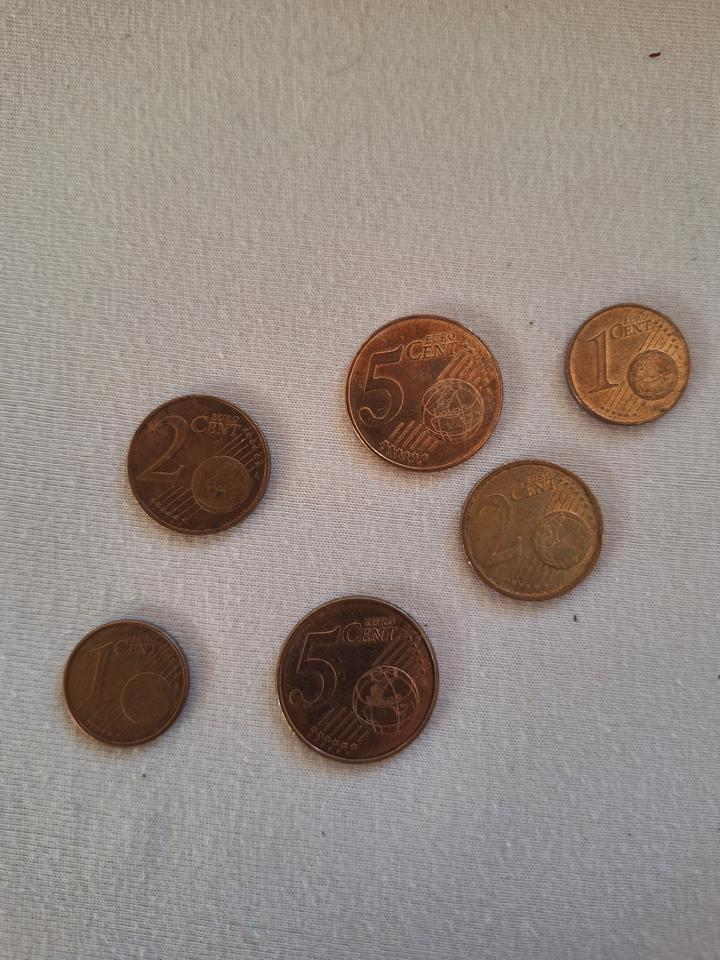
#> input picture Morphology/1/init/Data/Image2.jpg, 720 x 960 px
$ jupyter execute --allow-errors notebook.ipynb   (shell and % lines are left out)
#> lines starting #> are read from the running program, lines starting #| are printed output that depends on the picture; after the words box and inside, x2 and y2 are one past the last pixel; in counts of white or black regions, pixels touching at a corner belong together
<h1 align=center style="line-height:200%;font-family:vazir;color:#0099cc">
<font face="vazir" color="#0099cc">
شمارش سکه ها
</font>
</h1>

<p dir=rtl style="direction: rtl;text-align: justify;line-height:200%;font-family:vazir;font-size:medium">
<font face="vazir" size=3>
در این تمرین، فرآیندهای پیش‌پردازش بر روی تصاویری از سکه ها انجام می‌گیرد. این مراحل شامل:
<br>
۱- بارگذاری تصویر
<br>
۲- باینری سازی تصویر
<br>
۳- پیش پردازش تصویر و استفاده از تکنیکهای مورفولوژی
<br>
۴- شمارش سکه ها به کمک تکنیک کانتور یابی
</font>
</p>

---

<h2 align=right style="line-height:200%;font-family:vazir;color:#0099cc">
<font face="vazir" color="#0099cc">
وارد کردن کتابخانه‌های مورد نیاز
</font>
</h2>

<p dir=rtl style="direction: rtl;text-align: justify;line-height:200%;font-family:vazir;font-size:medium">
<font face="vazir" size=3>
در این بخش کتابخانه‌های مورد نیاز برای انجام تمرین را وارد می‌کنیم.
</font>
</p>

[cell 1]
import cv2
import numpy as np
import matplotlib.pyplot as plt

<h2 align=right style="line-height:200%;font-family:vazir;color:#0099cc">
<font face="vazir" color="#0099cc">
بارگذاری داده‌ها
</font>
</h2>
<p dir=rtl style="direction: rtl;text-align: justify;line-height:200%;font-family:vazir;font-size:medium">
<font face="vazir" size=3>
لطفا تصویر اول از داده هایی که در اختیار شما قرار گرفته است را بصورت رنگی بخوانید و سپس با اجرای سلول، آن را نمایش دهید.
</font>
</p>

[cell 2]
# read the Image1.jpg
img1 = cv2.imread("../Data/Image2.jpg")
#> img1 is the input picture: shape (960, 720, 3); mean B, G, R 130.6, 137.6, 149.1
plt.imshow(cv2.cvtColor(img1,cv2.COLOR_BGR2RGB))
plt.axis('off')
plt.show()

<h2 align=right style="line-height:200%;font-family:vazir;color:#0099cc">
<font face="vazir" color="#0099cc">
باینری سازی تصویر
</font>
</h2>
<p dir=rtl style="direction: rtl;text-align: justify;line-height:200%;font-family:vazir;font-size:medium">
<font face="vazir" size=3>
تصویر خوانده شده را ابتدا به سطح خاکستری تبدیل کنید و سپس آن را به کمک متد utso که پیش تر فراگرفته اید، باینری کنید.
</font>
</p>

[cell 3]
# Convert to grayscale
gray = cv2.cvtColor(img1, cv2.COLOR_BGR2GRAY)
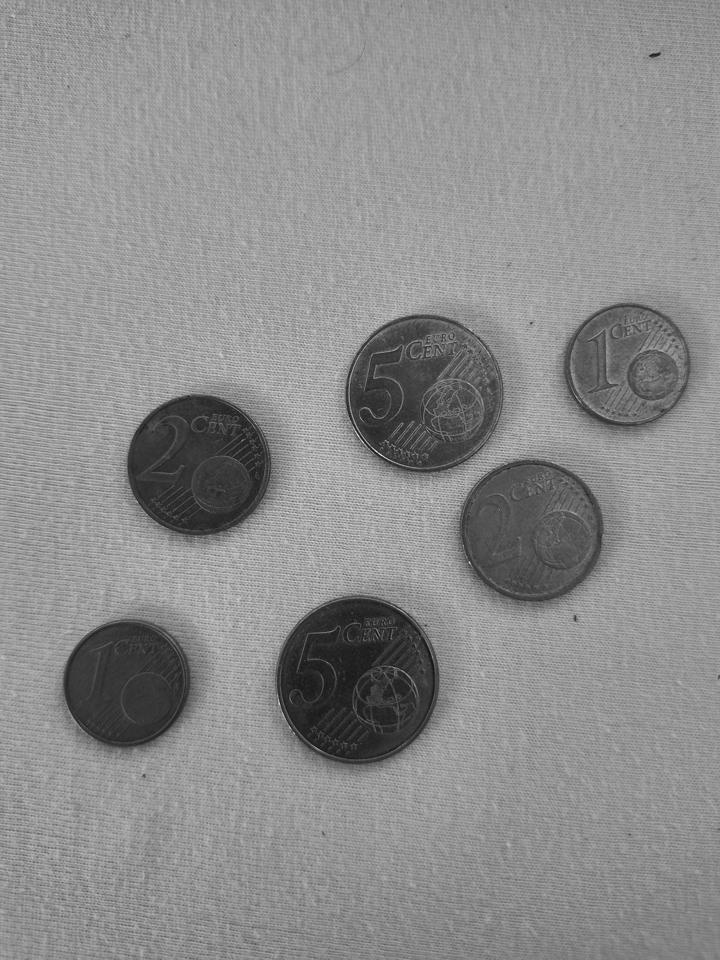
#> gray: shape (960, 720); min 6, max 230, mean 140.3
# Apply Otsu's thresholding
_, binary = cv2.threshold(gray, 0, 255, cv2.THRESH_BINARY_INV + cv2.THRESH_OTSU)
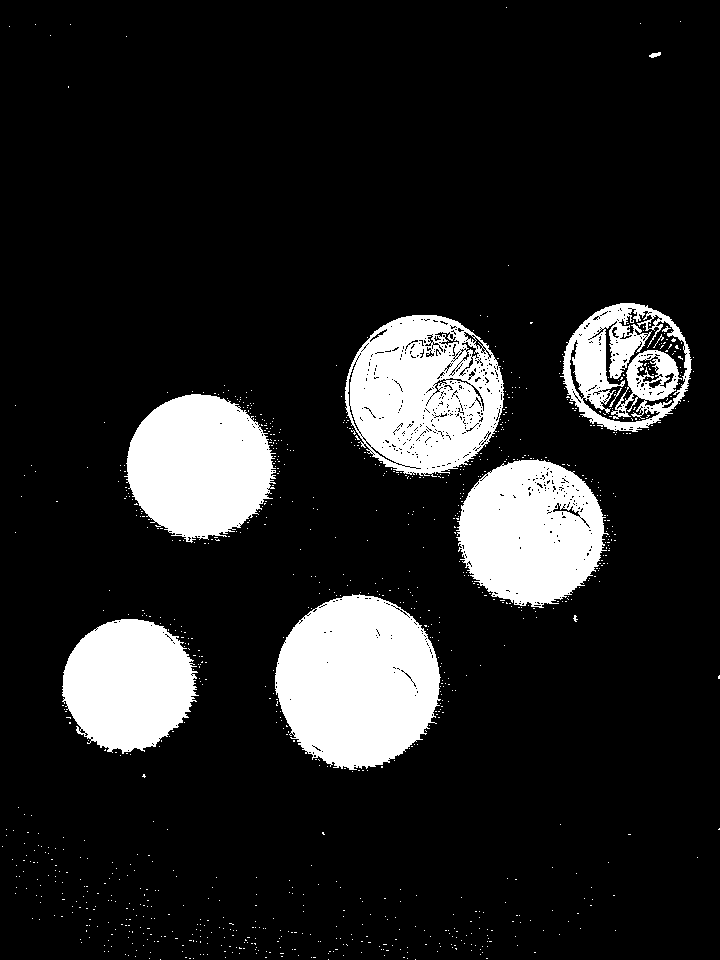
#> binary: shape (960, 720); 14% white; 991 white regions (981 under 20 px), largest, box (x1, y1, x2, y2) and area: (275, 594, 441, 770) 22109, (345, 315, 504, 477) 17845, (124, 394, 276, 543) 16422

plt.imshow(binary, cmap='gray')
plt.axis('off')
plt.show()

<h2 align=right style="line-height:200%;font-family:vazir;color:#0099cc">
<font face="vazir" color="#0099cc">
پیش پردازش تصویر
</font>
</h2>
<p dir=rtl style="direction: rtl;text-align: justify;line-height:200%;font-family:vazir;font-size:medium">
<font face="vazir" size=3>
در تصویر رسم شده سلول قبل، مقداری نویز در اطراف تصویر قابل مشاهده است، یکی از راه های برطرف کردن این نوع نویزها استفاده از عملیات مورفولوژیک نظیر فرسایش (Erosion) است.
لطفا در سلول زیر با کرنل تعریف شده تنها یک بار فرسایش را روی تصویر اعمال کنید.
</font>
</p>

[cell 4]
kernel = np.ones((3, 3), np.uint8)
# Apply Erosion technique to remove noise
eroded = cv2.erode(binary, kernel, iterations=1)
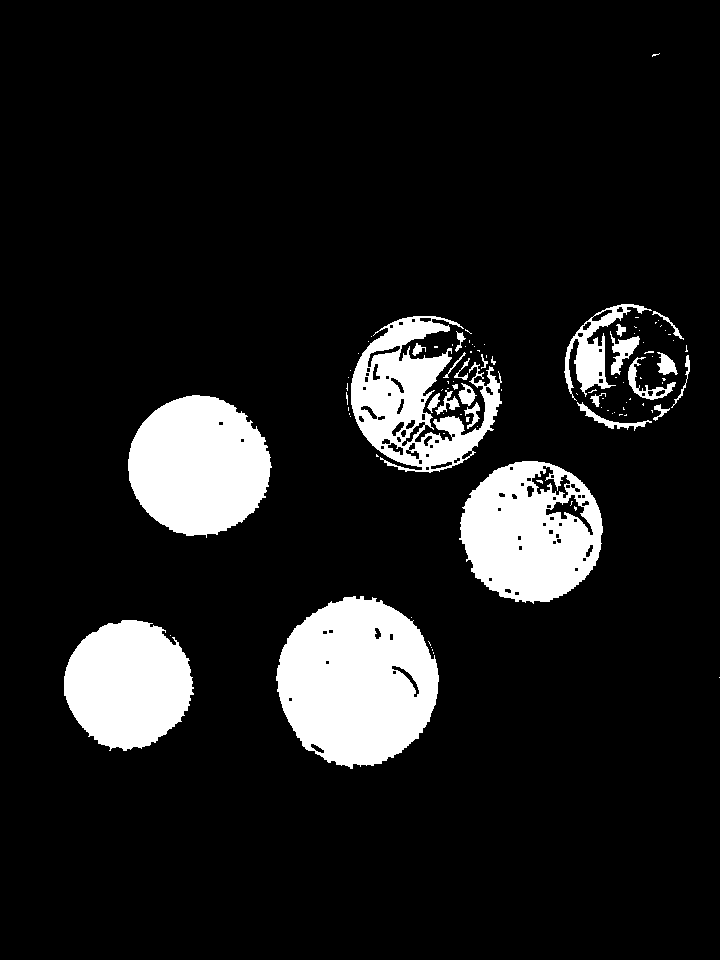
#> eroded: shape (960, 720); 11.6% white; 102 white regions (76 under 20 px), largest, box (x1, y1, x2, y2) and area: (276, 596, 439, 769) 20718, (128, 395, 272, 538) 15436, (459, 461, 603, 604) 14250


plt.imshow(eroded, cmap='gray')
plt.axis('off')
plt.show()

<h2 align=right style="line-height:200%;font-family:vazir;color:#0099cc">
<font face="vazir" color="#0099cc">
ادامه پیش پردازش تصویر
</font>
</h2>
<p dir=rtl style="direction: rtl;text-align: justify;line-height:200%;font-family:vazir;font-size:medium">
<font face="vazir" size=3>
نویز ها حذف شدند اما به دلیل یکسان نبودن نورپردازی تصویر و انجام عملیات فرسایش، پس از باینری سازی تصویر مشاهده میشود درون سکه ها به صورت کامل پر نشده است که این اتفاق باعث میشود نتوان به خوبی عملیات شمارش سکه ها را انجام داد بنابراین با استفاده از عملیات گسترش، سعی میکنیم درون سکه ها را پر کنیم. در سلول زیر روی تصویر فرسایش یافته (eroded) عملیات گسترش (dilation) را انجام دهید.
</font>
</p>

[cell 5]
kernel = np.ones((3, 3), np.uint8)
# Apply Dilation technique to fill coins
# Apply Dilation on `eroded` variable and make sure the iterations been 3 times
dilated = cv2.dilate(eroded, kernel, iterations=3)
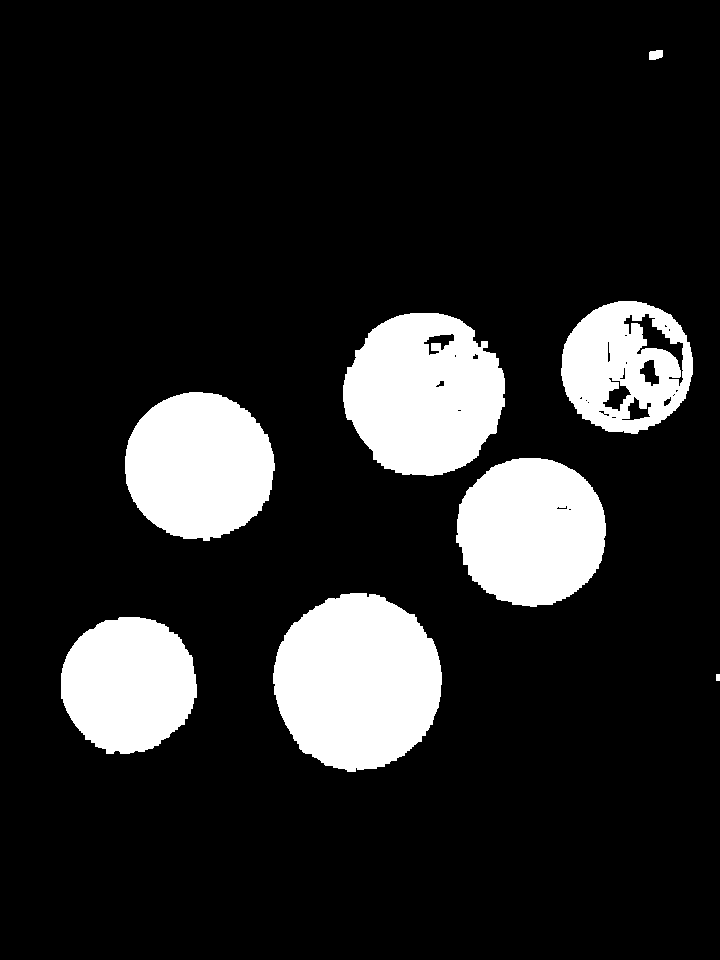
#> dilated: shape (960, 720); 15.1% white; 8 white regions


plt.imshow(dilated, cmap='gray')
plt.axis('off')
plt.show()

<h2 align=right style="line-height:200%;font-family:vazir;color:#0099cc">
<font face="vazir" color="#0099cc">
شمارش سکه ها
</font>
</h2>
<p dir=rtl style="direction: rtl;text-align: justify;line-height:200%;font-family:vazir;font-size:medium">
<font face="vazir" size=3>
پس از پایان عملیات پیش پردازش حال نوبت انجام عملیات اصلی یعنی شمارش سکه هاست. این کار را به کمک کانتوریابی انجام میدهیم. در ادامه فصل مورفولوژی بیشتر با این عملیات آشنا خواهیم شد و درسنامه آن را مطالعه خواهید کرد.

کانتور در واقع مرزهای خارجی تصویر می‌باشد. یعنی منحنی‌های پیوسته‌ای هستند که مرز کامل یک جسم را پوشش می‌دهند.ه رچه الگوریتم های پردازش تصویر در زمینه یافتن کانتور تصویر دقیق‌تر باشند این منحنی بسته به لبه‌های خارجی اشیا در تصویر نزدیک‌تر هست.

از آنجا که خیلی با مبحث کانتورها آشنایی ندارید کد این قسمت بصورت آماده در سلول زیر آماده است فقط این را بدانید. از آنجا که هنوز ممکن است سکه ها بطور کامل پر نشده باشند متد پیدا کردن کانتور را طوری تعریف کرده ایم که برای عملیات کانتوریابی مرز خارجی اشیا را در نظر بگیرد.
</font>
</p>

[cell 6]
# Find contours (only external ones)
contours, _ = cv2.findContours(dilated, cv2.RETR_EXTERNAL, cv2.CHAIN_APPROX_SIMPLE)
#> contours = 8 contours, 1 with area under 20; largest, box (x1, y1, x2, y2) and area: (273, 593, 442, 772) 22996, (343, 313, 505, 476) 20110, (456, 458, 606, 607) 17308, (125, 392, 275, 541) 17067, (61, 617, 197, 754) 14298, (561, 301, 693, 434) 13454, (649, 50, 663, 60) 100

# Filter contours by area to remove noise (we only select those contours which their area is more than 4000)
min_area = 4000  # Adjust this based on your coin size
filtered_contours = [cnt for cnt in contours if cv2.contourArea(cnt) > min_area]
#> filtered_contours = 6 contours; box (x1, y1, x2, y2) and area: (273, 593, 442, 772) 22996, (343, 313, 505, 476) 20110, (456, 458, 606, 607) 17308, (125, 392, 275, 541) 17067, (61, 617, 197, 754) 14298, (561, 301, 693, 434) 13454

print ('Number of Coins: ', len(filtered_contours))
#| Number of Coins:  6

<h2 align=right style="line-height:200%;font-family:vazir;color:#0099cc">
<font face="vazir" color="#0099cc">
!ببینیم چیشد
</font>
</h2>
<p dir=rtl style="direction: rtl;text-align: justify;line-height:200%;font-family:vazir;font-size:medium">
<font face="vazir" size=3>
برای اینکه ببینیم چگونه به نتیجه درست رسیدیم، سلول زیر را اجرا کنید. در واقع با روش کانتورینگ سعی کردیم، کانتورهایی که مساحت آنها از 4000 بیشتر بود را فیلتر کنیم و نمایش دهیم که این اتفاق باعث شد سکه ها پیدا شوند.
</font>
</p>

[cell 7]
contour_image = img1.copy()
cv2.drawContours(contour_image, filtered_contours, -1, (0, 255, 0), 2)  # Outline
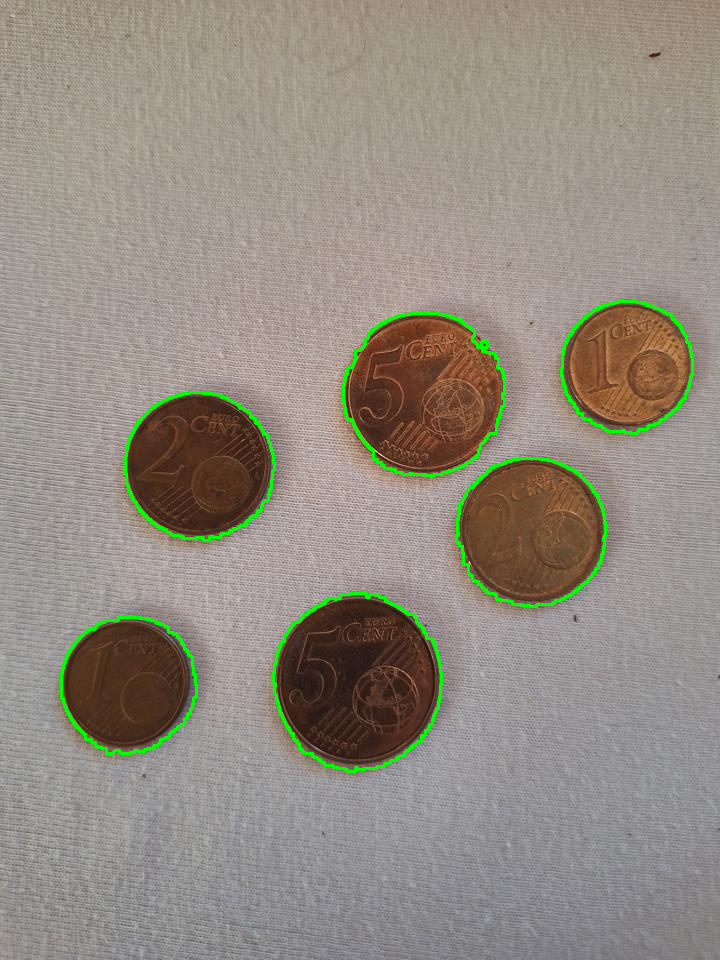
#> contour_image: shape (960, 720, 3); 1.45% of pixels changed, all inside (x1, y1, x2, y2) = (60, 300, 694, 773)
# cv2.drawContours(contour_image, filtered_contours, -1, (0, 255, 0), thickness=cv2.FILLED)  # Fill

# Show results
plt.subplot(1, 2, 1)
plt.imshow(binary, cmap='gray')
plt.title('Binary Image')

plt.subplot(1, 2, 2)
plt.imshow(cv2.cvtColor(contour_image, cv2.COLOR_BGR2RGB))
plt.title('Detected Coins')

plt.show()
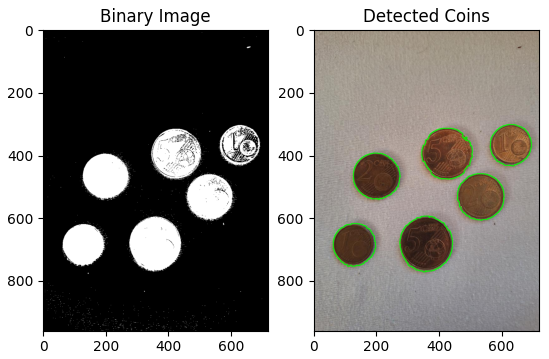
#> figure drawn by matplotlib, 2 panels

<h2 align=right style="line-height:200%;font-family:vazir;color:#0099cc">
<font face="vazir" color="#0099cc">
!تابعش کنیم
</font>
</h2>
<p dir=rtl style="direction: rtl;text-align: justify;line-height:200%;font-family:vazir;font-size:medium">
<font face="vazir" size=3>
لطفا قسمت های مهم سلول های قبل یعنی باینری سازی، فرسایش و گسترش و پیدا کردن کانتور ها را در تابع زیر پیاده سازی کنید تا تصویر در ورودی دریافت کرده و تعداد سکه های موجود در تصویر را برگرداند.
</font>
</p>

[cell 8]
def coin_counter(img):
    gray = cv2.cvtColor(img, cv2.COLOR_BGR2GRAY)

    _, binary = cv2.threshold(
        gray, 0, 255, cv2.THRESH_BINARY_INV + cv2.THRESH_OTSU
    )

    kernel = np.ones((3, 3), np.uint8)
    eroded = cv2.erode(binary, kernel, iterations=1)
    dilated = cv2.dilate(eroded, kernel, iterations=3)

    contours, _ = cv2.findContours(
        dilated, cv2.RETR_EXTERNAL, cv2.CHAIN_APPROX_SIMPLE
    )

    filtered = [c for c in contours if cv2.contourArea(c) > 4000]
#> filtered has the same summary as filtered_contours outside coin_counter
    return len(filtered)

<h2 align=right style="line-height:200%;font-family:vazir;color:#0099cc">
<font face="vazir" color="#0099cc">
تست تابع
</font>
</h2>
<p dir=rtl style="direction: rtl;text-align: justify;line-height:200%;font-family:vazir;font-size:medium">
<font face="vazir" size=3>
تصویر دوم موجود در داده های اولیه را به خورد تابعی که نوشتید بدهید و ببینید خروجی تابع صحیح هست یا خیر.
</font>
</p>

[cell 9]
img2 = cv2.imread("../Data/Image2.jpg")
plt.imshow(cv2.cvtColor(img2,cv2.COLOR_BGR2RGB))
plt.axis('off')
plt.show()
num_coins = coin_counter(img2)
#> num_coins = 6
print(num_coins)
#| 6

<h2 align=right style="line-height:200%;font-family:vazir;color:#0099cc">
<font face="vazirmatn" color="#0099cc">
<b>سلول جواب‌ساز</b>
</font>
</h2>

<p dir=rtl style="direction: rtl; text-align: justify; line-height:200%; font-family:vazir; font-size:medium">
<font face="vazirmatn" size=3>
    برای ساخته‌شدن فایل <code>result.zip</code> سلول زیر را اجرا کنید. توجه داشته باشید که پیش از اجرای سلول زیر تغییرات اعمال شده در نت‌بوک را ذخیره کرده باشید (<code>ctrl+s</code>) تا در صورت نیاز به پشتیبانی امکان بررسی کد شما وجود داشته باشد.
</font>
</p>

[cell 10]
import zipfile
from inspect import getsource

def compress(file_names):
    print("File Paths:")
    print(file_names)
    compression = zipfile.ZIP_DEFLATED
    with zipfile.ZipFile("result.zip", mode="w") as zf:
        for file_name in file_names:
            zf.write('./' + file_name, file_name, compress_type=compression)

imp = """
import cv2
import numpy as np
"""


file_names = ["coin_counter.py", "notebook.ipynb"]
#> (the rest of this cell did not finish here and is left out)

$ run again, with Morphology/1/init/Data/Image1.jpg copied over Morphology/1/init/Data/Image2.jpg
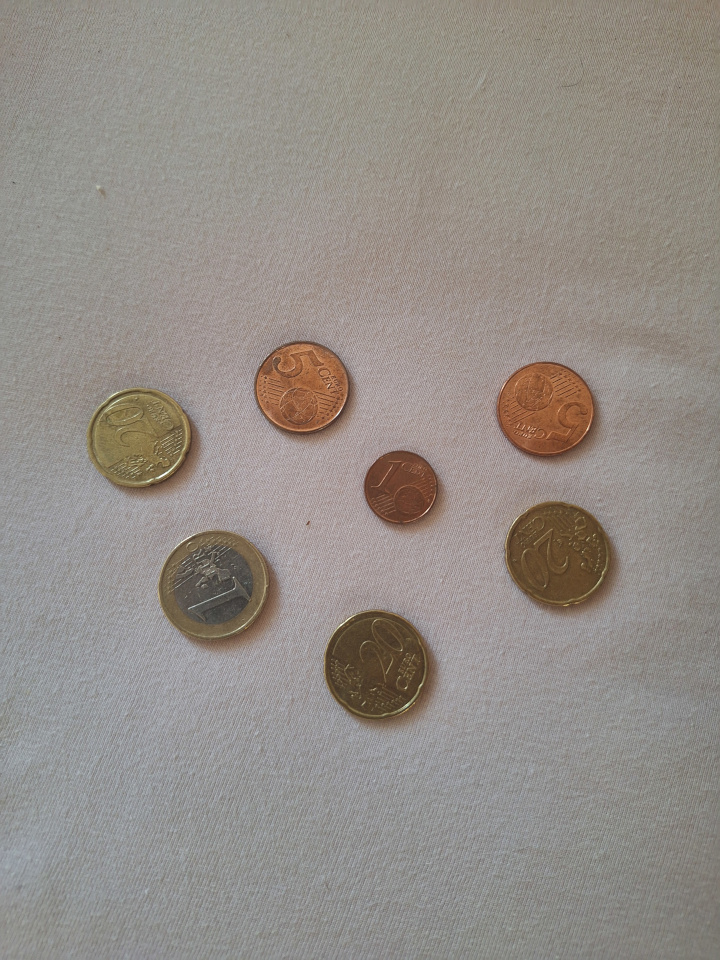
#> input picture Morphology/1/init/Data/Image1.jpg, 720 x 960 px
#> img1 is the input picture: shape (960, 720, 3); mean B, G, R 135.6, 141.4, 147.6
#> `_, binary = cv2.threshold(gray, 0, 255, cv2.THRESH_BINARY_INV + cv2.TH..`:
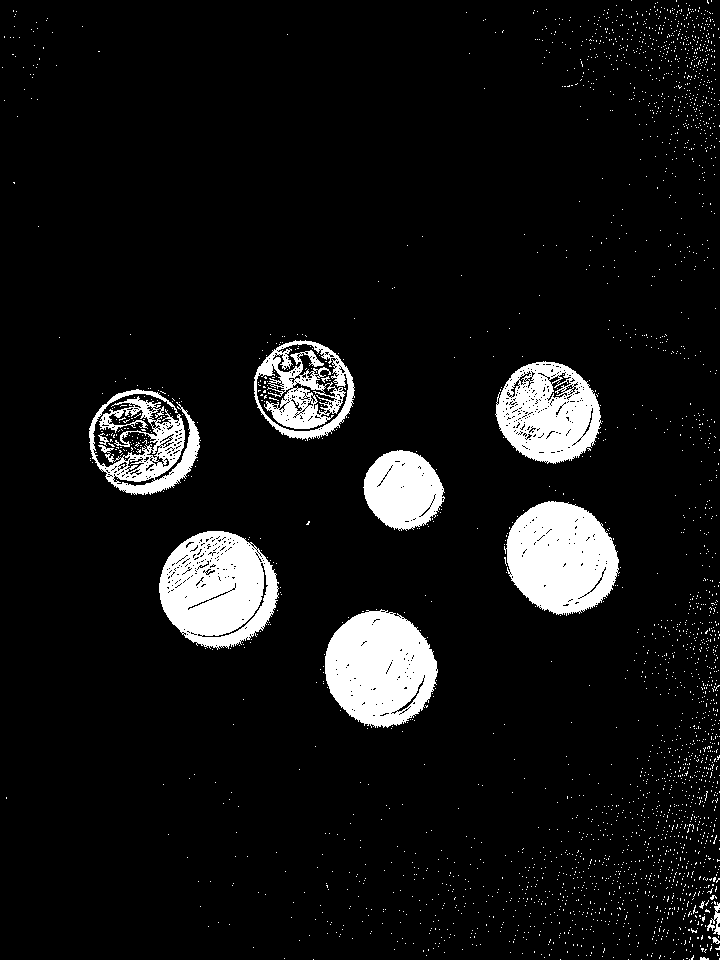
#> binary: shape (960, 720); 8% white; 2680 white regions (2667 under 20 px), largest, box (x1, y1, x2, y2) and area: (159, 531, 279, 650) 9967, (325, 609, 438, 728) 9845, (504, 501, 620, 616) 9616
#> eroded: shape (960, 720); 5.3% white; 171 white regions (146 under 20 px), largest, box (x1, y1, x2, y2) and area: (326, 612, 436, 726) 8638, (508, 502, 618, 613) 8453, (160, 532, 263, 635) 6132
#> dilated: shape (960, 720); 8.8% white; 15 white regions
#> `contours, _ = cv2.findContours(dilated, cv2.RETR_EXTERNAL, cv2.CHAIN_A..`: contours = 15 contours; largest, box (x1, y1, x2, y2) and area: (157, 529, 280, 649) 11260, (323, 609, 439, 729) 10720, (505, 499, 621, 616) 10408, (494, 360, 603, 465) 8734, (252, 339, 356, 441) 7390
#> filtered_contours = 7 contours; box (x1, y1, x2, y2) and area: (157, 529, 280, 649) 11260, (323, 609, 439, 729) 10720, (505, 499, 621, 616) 10408, (494, 360, 603, 465) 8734, (252, 339, 356, 441) 7390, (87, 387, 201, 496) 6311, (362, 448, 445, 531) 5300
#| Number of Coins:  7
#> contour_image: shape (960, 720, 3); 1.44% of pixels changed, all inside (x1, y1, x2, y2) = (86, 338, 622, 730)
#> `plt.show()`:
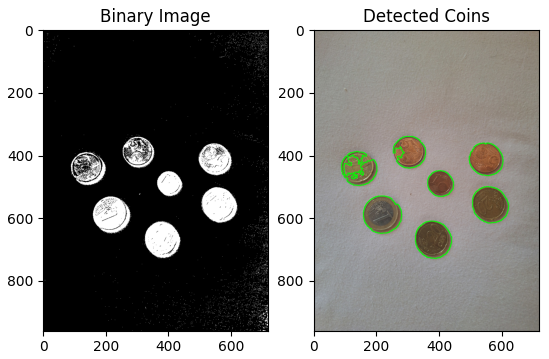
#> figure drawn by matplotlib, 2 panels
#> filtered has the same summary as filtered_contours outside coin_counter
#> num_coins = 7
#| 7
